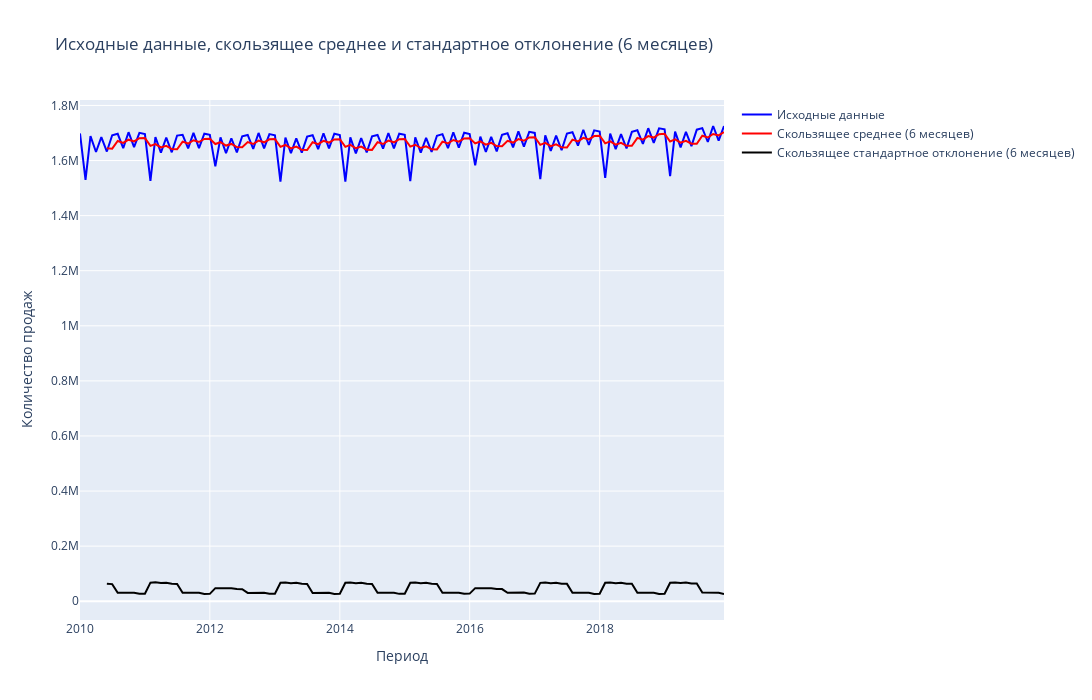

Here is the notebook cell this chart was saved with:
### Markdown cell above
По полученным графикам можно сделать следующие выводы:
1. Исходный временной ряд. Мы его рассмотрели немного ранее, однако, стоит отметить, что график показывает общее количество ежемесячных продаж за период с 2010 по 2020 годы. Видна четкая сезонность — регулярные спады повторяются ежегодно в феврале (можно предположить, что это связано с окончанием новогодних праздников и "снижением количества денег" после праздников)

2. Компонент тренда. Тренд показывает долгосрочное изменение среднего уровня ряда. Можно отметить, что с 2010 по 2015 год тренд был практически стабильным с незначительным снижением в середине периода.
Начиная с 2015 года, наблюдается устойчивый рост тренда, который особенно заметен ближе к 2020 году.

3. Компонент сезонности. Сезонность показывает циклические колебания ряда с постоянным периодом. Мы видим, что каждый год наблюдаются одинаковые циклические паттерны. Каждый февраль наблюдаются спады количества продаж, о чем мы говорили чуть выше.

4. Остаточные компоненты. Остаточные компоненты представляют собой случайные колебания. Как мы видим, большинство остаточных компонент незначительны, но в некоторые моменты (например, в феврале 2012 года или 2016 года) наблюдаются резкие скачки. 

Источники: 

[Лекция 10 "Анализ временных рядов", преподаватель: Меликян А.В.]

[https://www.geeksforgeeks.org/seasonal-adjustment-and-differencing-in-time-series/]

### Code cell
fig = go.Figure()

# Исходный временной ряд
fig.add_trace(
    go.Scatter(
        x=df_result.index,
        y=df_result['number_sold'],
        mode='lines',
        name='Исходные данные',
        line=dict(color='blue')
    )
)

# Скользящее среднее за 6 месяцев
rolling_mean = df_result.rolling(6).mean()
fig.add_trace(
    go.Scatter(
        x=df_result.index,
        y=rolling_mean['number_sold'],
        mode='lines',
        name='Скользящее среднее (6 месяцев)',
        line=dict(color='red')
    )
)

# Скользящее стандартное отклонение за 6 месяцев
rolling_std = df_result.rolling(6).std()
fig.add_trace(
    go.Scatter(
        x=df_result.index,
        y=rolling_std['number_sold'],
        mode='lines',
        name='Скользящее стандартное отклонение (6 месяцев)',
        line=dict(color='black')
    )
)

fig.update_layout(
    title='Исходные данные, скользящее среднее и стандартное отклонение (6 месяцев)',
    xaxis_title='Период',
    yaxis_title='Количество продаж',
    height=700,
    width=1700
)

fig.show()
